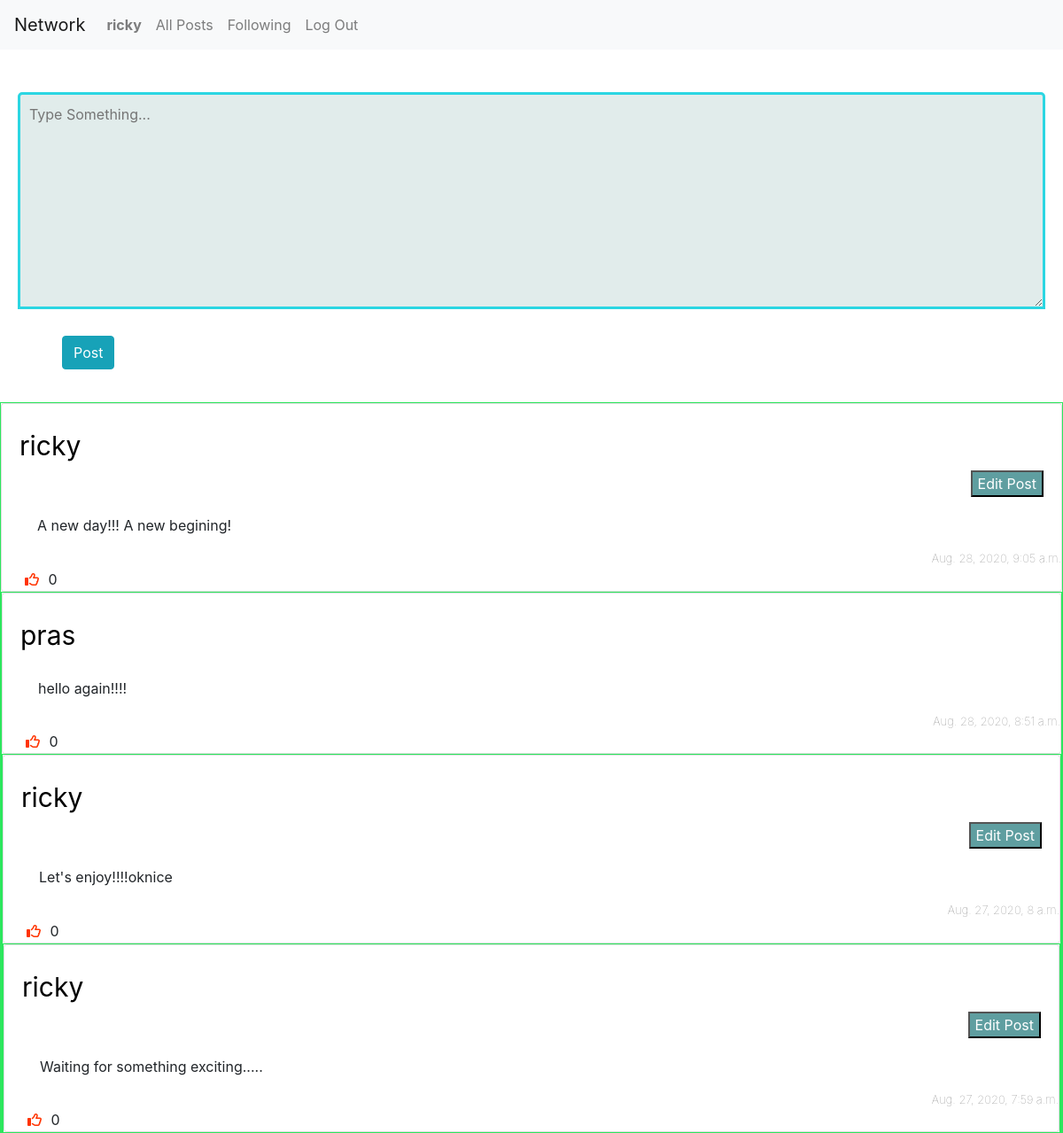
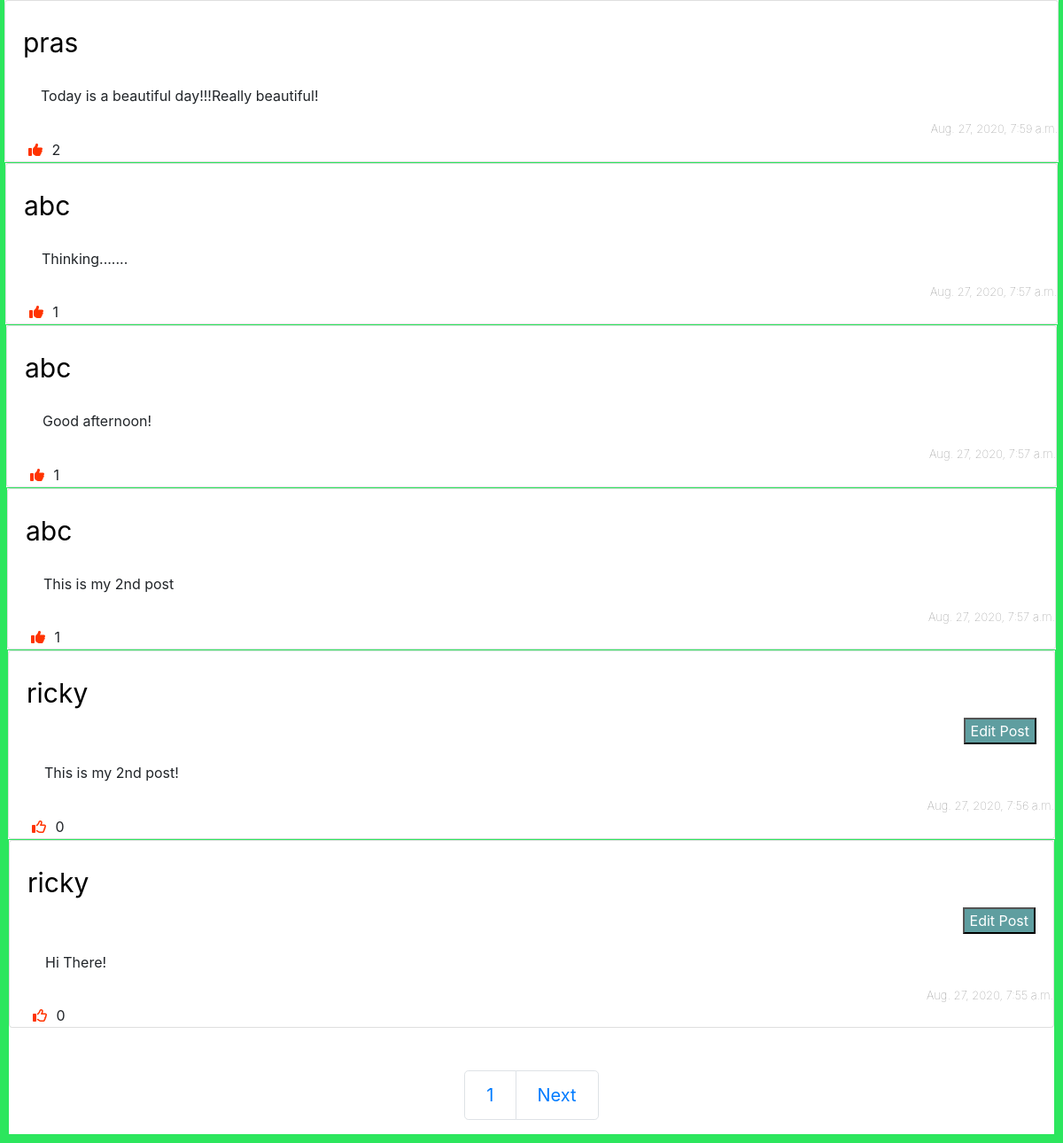
Screenshot of / (signed in) with the database file from the repository (2 pictures, top to bottom).
### network/models.py (models this page shows, shortened)
class User(AbstractUser):
    followers = models.ManyToManyField('self', symmetrical=False, related_name='following', blank=True)

class Post(models.Model):
    text = models.CharField(max_length=280,null=True)
    timestamp = models.DateTimeField(auto_now_add=True)
    user = models.ForeignKey(User, on_delete=models.CASCADE, related_name='posts')
    def get_likes(self):
        return Likes.objects.filter(post=self.id).count()

### network/views.py (the view, shortened to what this page needs)
# urls.py: path("", views.index, name="index"),
def index(request):
    posts = Post.objects.all().order_by("-timestamp")
    paginator = Paginator(posts, 10)
    try:
        page_number = request.GET.get('page')
        page_obj = paginator.get_page(page_number)
    except:
        page_obj = paginator.get_page(1)
    try:
        likes = request.user.user.all().values_list('post', flat=True)
    except:
        likes = []
    return render(request, "network/index.html", {
        'textForm': textForm(),
        'page_obj': page_obj,
        'likes':likes
    })

### network/models.py
class textForm(ModelForm):
    class Meta:
        model = Post
        fields = ['text']
        labels = {
            'text': 'Create New Post  '
        }
        widgets = {
            'text': Textarea(attrs={'class': 'post-field', 'placeholder': 'Type Something...'})
        }

### network/templates/network/index.html (shortened to what this page needs)
{% extends "network/layout.html" %}
{% block body %}
    {% if user.is_authenticated %}
        <form class='post-form' method="POST" action='{% url "index" %}'>
            {{ textForm }}
            <br><br>
            <input class="btn btn-info" type="submit" value='Post' style="margin-left: 50px;">
            <br><br>
        </form>
    {% endif %}
    {% include "network/posts.html" %}
{% endblock %}

### network/templates/network/layout.html (shortened to what this page needs)
{% load static %}
<!DOCTYPE html>
<html lang="en">
    <head>
        <link rel="stylesheet" href="https://stackpath.bootstrapcdn.com/bootstrap/4.4.1/css/bootstrap.min.css">
        <link href="{% static 'network/styles.css' %}" rel="stylesheet">
    </head>
    <body>
        <nav class="navbar navbar-expand-lg navbar-light bg-light">
            <a class="navbar-brand" href="#">Network</a>
            <div>
              <ul class="navbar-nav mr-auto">
                {% if user.is_authenticated %}
                    <li class="nav-item">
                        <a class="nav-link" href="#"><strong>{{ user.username }}</strong></a>
                    </li>
                {% endif %}
                <li class="nav-item">
                  <a class="nav-link" href="{% url 'index' %}">All Posts</a>
                </li>
                {% if user.is_authenticated %}
                    <li class="nav-item">
                        <a class="nav-link" href="{% url 'following' %}">Following</a>
                    </li>
                    <li class="nav-item">
                        <a class="nav-link" href="{% url 'logout' %}">Log Out</a>
                    </li>
                {% endif %}
              </ul>
            </div>
          </nav><br><br>
        <div class="body">
            {% block body %}
            {% endblock %}
        </div>
    </body>
</html>

### network/templates/network/posts.html
{% load static %}
{% for post in page_obj %}
    <div id='post{{ post.id }}' class='post-box'>
        <div class='card post-card'>
            <div class='card-body'>
                <a class='post-user navbar-brand' href="{% url 'user' post.user.id %}">{{ post.user }}</a>
                {% if user.id == post.user.id %}
                    <div class=edit-button>
                        <button class='edit' data-id='{{ post.id }}'>Edit Post</button>
                    </div>
                {% endif %}
            </div>
            <p id='text{{ post.id }}'class='post-text'>{{ post.text }}</p>
            <div class='post-footer'>
                <div class='post-date'>{{ post.timestamp}}</div>
            <div class='likes-wrapper'>
                {% if user.is_authenticated %}
                    {% if post.id in likes %}
                        <button class='like-btn' data-id='{{ post.id }}' type='button'><i class="fas fa-thumbs-up"></i></button>
                    {% else %}
                        <button class='like-btn' data-id='{{ post.id }}' type='button'><i class="far fa-thumbs-up"></i></button>
                    {% endif %}
                {% else %}
                    <inline class='like-btn'><i class="far fa-thumbs-up"></i></inline>
                {% endif %}
                <inline id='like-count{{ post.id }}'>{{ post.get_likes }}</inline>
            </div>
        </div>
    </div>
{% empty %}
    <p>No Posts!</p>
{% endfor %}
<br><br>
{% include "network/paginator.html" %}

### network/static/network/styles.css (style rules this page uses)
.body { align-items: center; }
.post-box { border: 1px solid #2ce65d; }
a { color: black; text-decoration: none; }
.post-text { word-wrap: break-word; white-space: pre-wrap; margin-left: 40px; }
.post-user { font-size: 30px; text-decoration: none ; align-items: center; }
.post-date { color: gray; font-size: small; font-weight: lighter; text-align: right; }
.like-btn { color:#ff3300; background: white; border: none; margin-left: 20px; }
.post-form { margin-left: 20px; margin-right: 20px; height: 350px; }
.post-field { border: 3px solid rgb(43, 214, 226); background-color: #e1eceb; border-radius: 5px 5px 0px 0px; width: 100%; padding: 10px; }
.post-field { height: 70%; }
.edit { align-items:right; background-color: cadetblue; color:white ; cursor: pointer; margin: auto; }
.edit-button { text-align: end ; }

### rows the page displays
User: username "ricky"
Post: user "ricky", text "A new day!!! A new begining!", timestamp "Aug. 28, 2020, 9:05 a.m.", get_likes "0"
Post: user "pras", text "hello again!!!!", timestamp "Aug. 28, 2020, 8:51 a.m.", get_likes "0"
Post: user "ricky", text "Let's enjoy!!!!oknice", timestamp "Aug. 27, 2020, 8 a.m.", get_likes "0"
Post: user "ricky", text "Waiting for something exciting.....", timestamp "Aug. 27, 2020, 7:59 a.m.", get_likes "0"
Post: user "pras", text "Today is a beautiful day!!!Really beautiful!", timestamp "Aug. 27, 2020, 7:59 a.m.", get_likes "2"
Post: user "abc", text "Thinking.......", timestamp "Aug. 27, 2020, 7:57 a.m.", get_likes "1"
Post: user "abc", text "Good afternoon!", timestamp "Aug. 27, 2020, 7:57 a.m.", get_likes "1"
Post: user "abc", text "This is my 2nd post", timestamp "Aug. 27, 2020, 7:57 a.m.", get_likes "1"
Post: user "ricky", text "This is my 2nd post!", timestamp "Aug. 27, 2020, 7:56 a.m.", get_likes "0"
Post: user "ricky", text "Hi There!", timestamp "Aug. 27, 2020, 7:55 a.m.", get_likes "0"

### other values shown
{{ page_obj.number }} "1"
